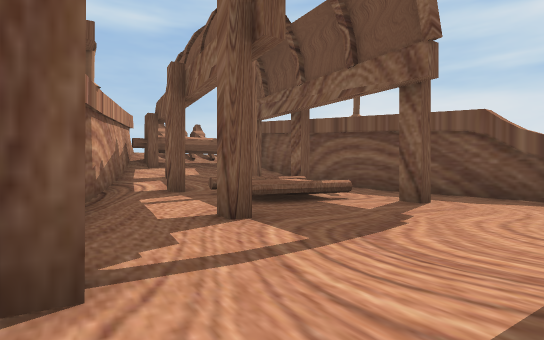
View 1 (above)

14 first-person views from a walk through a scene from a Unity 3-D project. The camera is 1.2 m above the floor, looks level and sees 80° across. Doors are open. The floor is counted in squares, 2 m on a side. Each view is taken from the middle of a square. On the plan, view 1 faces up. The plan holds only what a view shows up to about 10 squares ahead; the rest is blank. The place goes on beyond the plan. Some animated figures are left out.

View 2
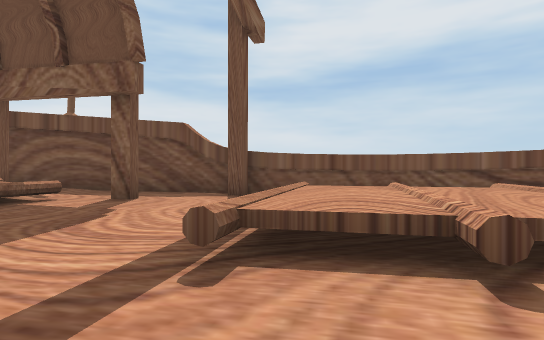

View 3
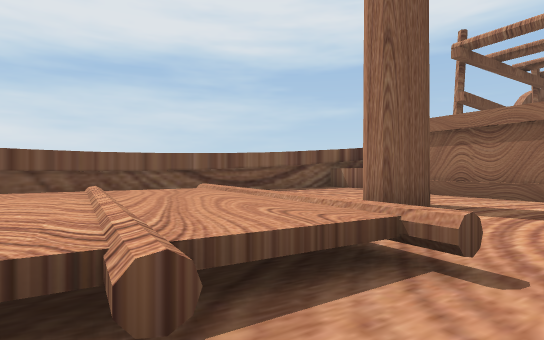

View 4
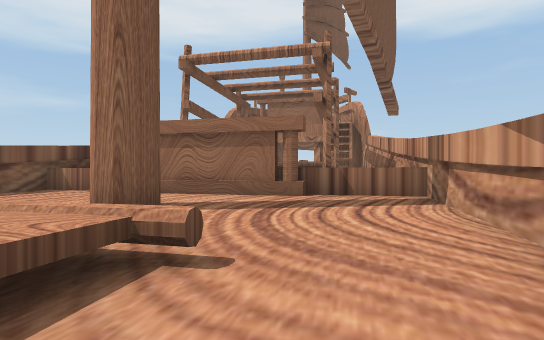

View 5
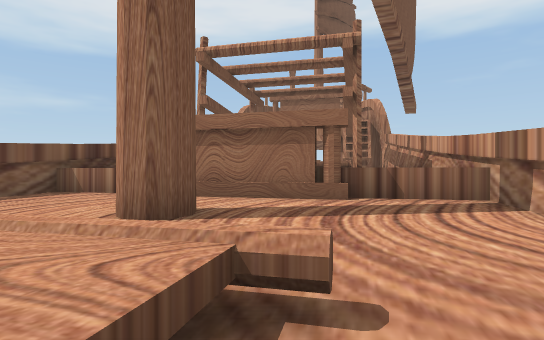

View 6
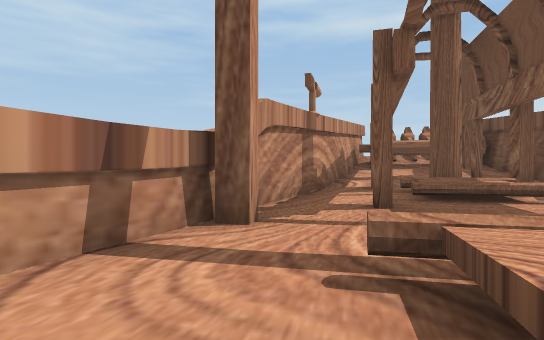

View 7
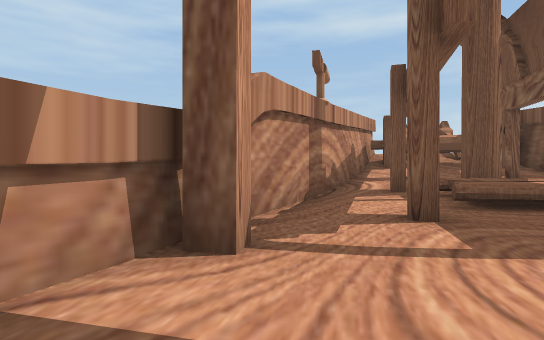

View 8
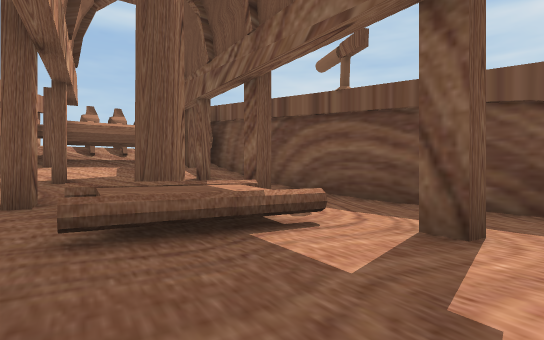

View 9
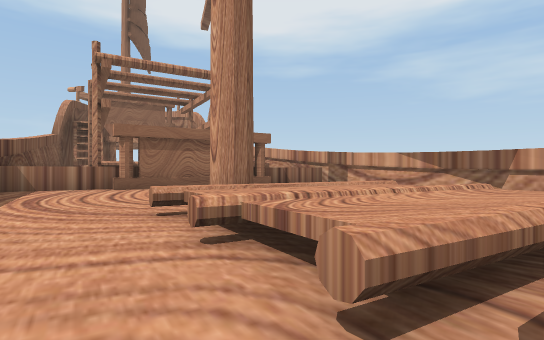

View 10
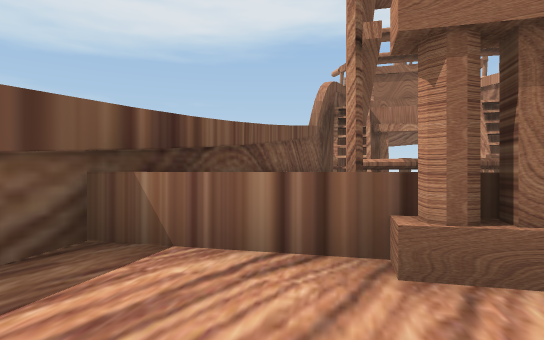

View 11
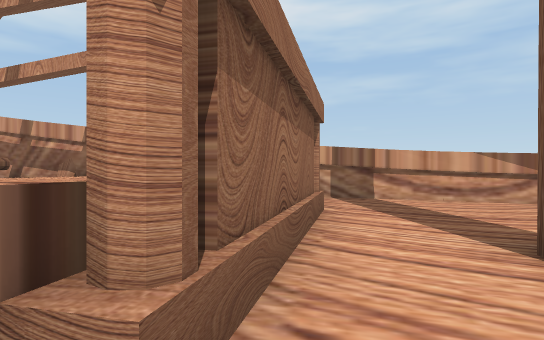

View 12
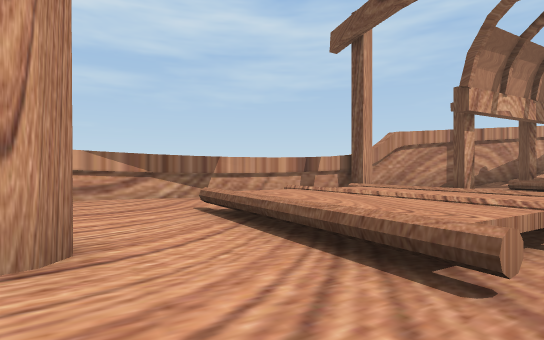

View 13
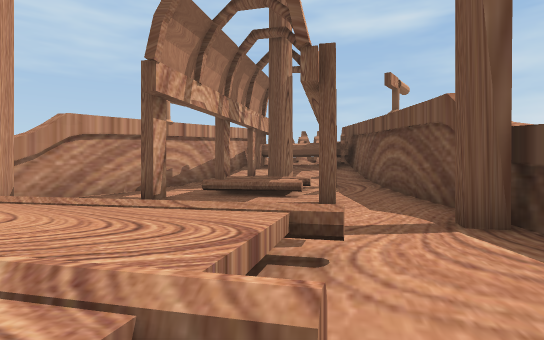

View 14
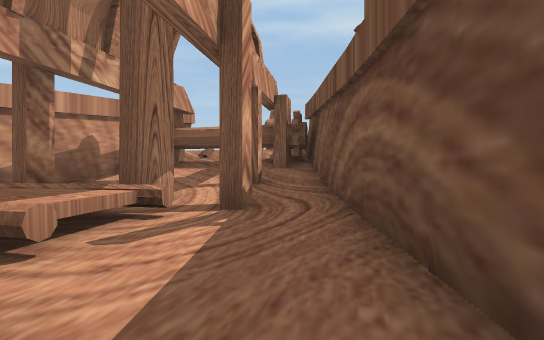

### Floor plan
Key: @ floor where view 1 was taken; # wall or solid block; . main floor; : floor 0.25 m higher than the main floor; / step, stairs or slope; = window, fence, low wall or low ledge; ^ raised ledge.
Columns run from 4 left of view 1 to 13 right of it. Each row starts with its distance up from view 1.
 12    ###
 11  ###/##
 10 ##/#//##
  9 ##///#:##
  8 #//##::.#
  7 #/####..##
  6 #::#==...##
  5 ##::.....##
  4  #.........#
  3   #.....=...#
  2   #....^^^..#
  1   ##.#=^^^...#
  0    #@.^^^^^..:#
 -1    #...^^^.:::##
 -2     #..^##:::::#
 -3     #...::#::::#
 -4     ##::::::#^^^#
 -5      ##::::#^^  #
 -6       #::^# ^^ ^^#
 -7       ##^^  ^  ^ ^
 -8        #^   ^    ^
 -9         #^ ^#  #^

Positions as (right, up) in squares from view 1, and headings:
1: (0, 0), facing up
2: (0, -1), facing up-right
3: (1, -1), facing right
4: (1, -1), facing down-right
5: (2, -1), facing down-right
6: (2, -1), facing up-left
7: (1, 0), facing up-left
8: (1, 3), facing up
9: (5, 4), facing down
10: (8, -2), facing down-right
11: (9, -3), facing down-left
12: (8, -1), facing left
13: (6, 1), facing up-left
14: (4, 6), facing up-left
